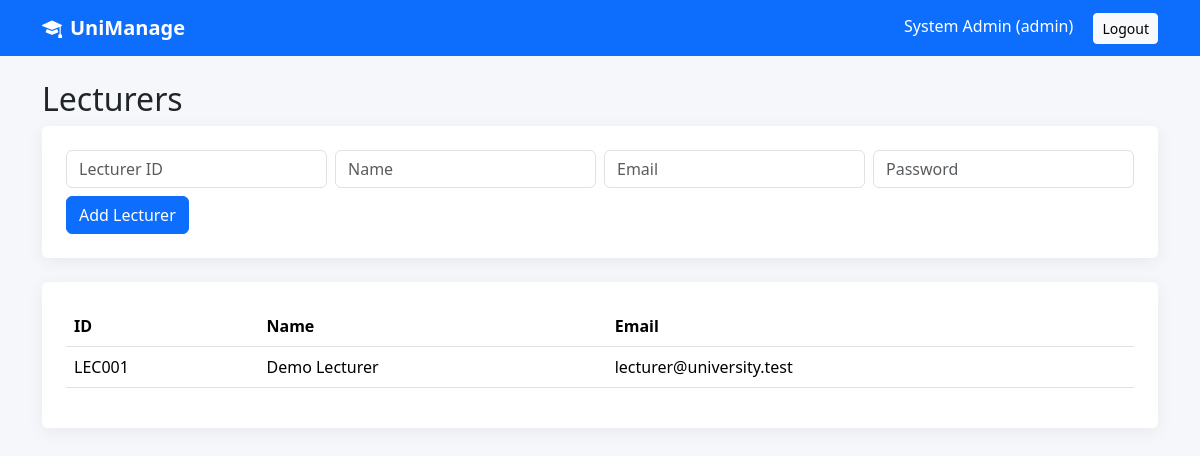
/admin/lecturers.php (signed in), run on the app's committed database.
### tables this page shows
CREATE TABLE `lecturers` (
  `id` int(11) NOT NULL,
  `user_id` int(11) NOT NULL,
  `lecturer_id` varchar(50) NOT NULL
);

CREATE TABLE `users` (
  `id` int(11) NOT NULL,
  `name` varchar(100) NOT NULL,
  `email` varchar(150) NOT NULL,
  `password` varchar(255) NOT NULL,
  `role` enum('admin','lecturer','student') NOT NULL,
  `created_at` timestamp NOT NULL DEFAULT current_timestamp()
);

### config/auth.php (called while the page is built, shortened)
<?php
function e($value) {
    return htmlspecialchars((string)$value, ENT_QUOTES, 'UTF-8');
}

### admin/lecturers.php (the view, shortened to what this page needs)
<?php
$asset_prefix="../";require_once "../config/auth.php";require_role("admin");require_once "../config/database.php";
$rows=$pdo->query("SELECT l.*,u.name,u.email FROM lecturers l JOIN users u ON u.id=l.user_id ORDER BY l.id DESC")->fetchAll();
$page_title="Lecturers";include "../partials/header.php";?>
<h2>Lecturers</h2><div class="card p-4 mb-4"><?php if($msg):?><div class="alert alert-info"><?=e($msg)?></div><?php endif;?><form method="post" class="row g-2"><div class="col-md-3"><input name="lecturer_id" class="form-control" placeholder="Lecturer ID" required></div><div class="col-md-3"><input name="name" class="form-control" placeholder="Name" required></div><div class="col-md-3"><input name="email" type="email" class="form-control" placeholder="Email" required></div><div class="col-md-3"><input name="password" type="password" class="form-control" placeholder="Password" required></div><div class="col-12"><button class="btn btn-primary">Add Lecturer</button></div></form></div>
<div class="card p-4"><table class="table"><tr><th>ID</th><th>Name</th><th>Email</th></tr><?php foreach($rows as $r):?><tr><td><?=e($r['lecturer_id'])?></td><td><?=e($r['name'])?></td><td><?=e($r['email'])?></td></tr><?php endforeach;?></table></div><?php include "../partials/footer.php"; ?>

### assets/css/style.css (style rules this page uses)
body { background:#f5f7fb }
.card { border:0;box-shadow:0 4px 18px rgba(0,0,0,.06) }
.table td,.table th { vertical-align:middle }

### data on the page
lecturers: lecturer "LEC001", user.name "Demo Lecturer", user.email "lecturer@university.test"

### other printed values
$_SESSION['user']['name'] "System Admin"
$_SESSION['user']['role'] "admin"
